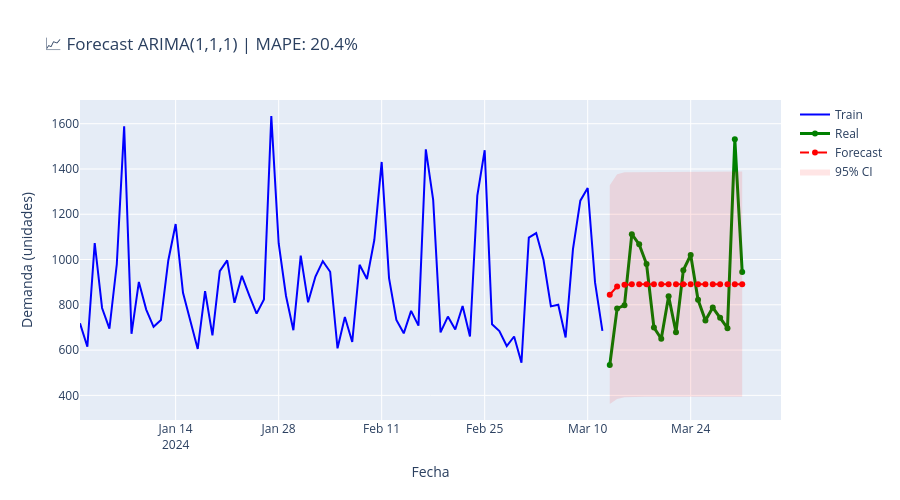

Write notebook code for a chart like this one.
### Markdown cell above
## 📈 Forecast y Evaluación

### Code cell
# Generar pronóstico
forecast_steps = len(test)
forecast_result = model_fit.get_forecast(steps=forecast_steps)
forecast = forecast_result.predicted_mean
conf_int = forecast_result.conf_int()

# Métricas de error
mae = mean_absolute_error(test, forecast)
rmse = np.sqrt(mean_squared_error(test, forecast))
mape = np.mean(np.abs((test - forecast) / test)) * 100

print(f"\n📊 Métricas de Precisión:")
print(f"   MAE:  {mae:.1f} unidades")
print(f"   RMSE: {rmse:.1f} unidades")
print(f"   MAPE: {mape:.1f}%")

# Visualizar forecast vs real
fig = go.Figure()
fig.add_trace(go.Scatter(x=train.index, y=train.values, mode='lines', 
                         name='Train', line=dict(color='blue')))
fig.add_trace(go.Scatter(x=test.index, y=test.values, mode='lines+markers', 
                         name='Real', line=dict(color='green', width=3)))
fig.add_trace(go.Scatter(x=test.index, y=forecast.values, mode='lines+markers', 
                         name='Forecast', line=dict(color='red', dash='dash', width=2)))

# Intervalos de confianza
fig.add_trace(go.Scatter(
    x=test.index.tolist() + test.index.tolist()[::-1],
    y=conf_int.iloc[:, 0].tolist() + conf_int.iloc[:, 1].tolist()[::-1],
    fill='toself',
    fillcolor='rgba(255,0,0,0.1)',
    line=dict(color='rgba(255,255,255,0)'),
    name='95% CI'
))

fig.update_layout(
    title=f"📈 Forecast ARIMA(1,1,1) | MAPE: {mape:.1f}%",
    xaxis_title="Fecha",
    yaxis_title="Demanda (unidades)",
    height=500
)
fig.show()
